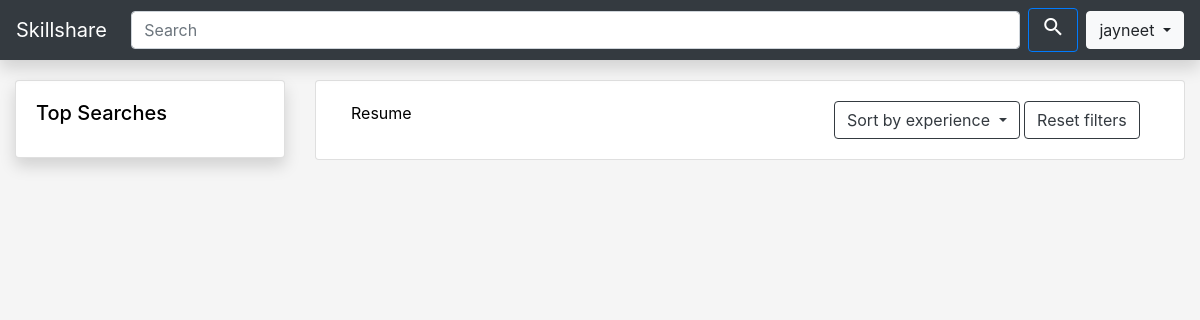
Before: /index.php?key=java (signed in) with the older database file.
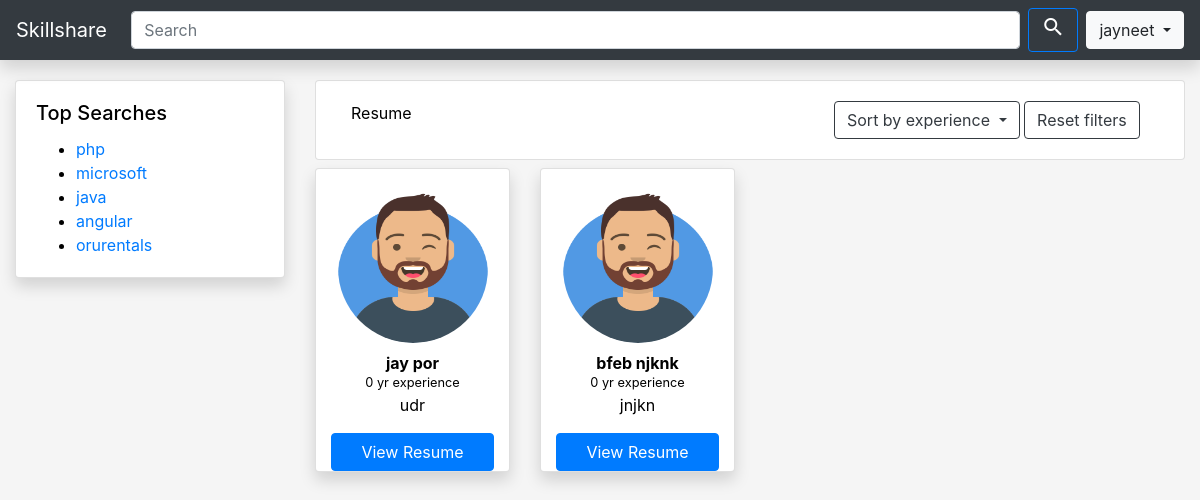
After: the same page with the newer database file.
### tables this page shows
CREATE TABLE `searchs` (
  `key_id` int(10) NOT NULL,
  `key_name` varchar(255) NOT NULL,
  `count` int(255) NOT NULL DEFAULT '0'
);

CREATE TABLE `user` (
  `user_id` int(10) NOT NULL,
  `user_fname` varchar(255) NOT NULL,
  `user_lname` varchar(255) NOT NULL,
  `user_email` varchar(255) NOT NULL,
  `user_phone` varchar(11) NOT NULL,
  `user_password` varchar(25) NOT NULL,
  `user_profileimg` varchar(255) NOT NULL DEFAULT 'avatar.png',
  `user_city` varchar(20) NOT NULL,
  `experience` int(5) NOT NULL DEFAULT '0'
);

### includes/functions.php (the view, shortened to what the changed rows need)
<?php
    function displayusercard($user){
        echo "<div class='col-lg-3'>
        <div class='shadow card mt-2'>
            <div class='container ' style='text-align:center' >
              <br>
              <img class='rounded-circle mb-2' src='assets/profileimages/".$user['user_profileimg']."' class='rounded' alt='Forest' width='150px' height='150px'>
              <p style='margin-bottom:-6px;'><strong>".$user['user_fname']." ".$user['user_lname']."</strong></p>
              <small>".$user['experience']." yr experience</small>
              <p>".$user['user_city']."</p>
              <a style='text-decoration:none' href='profile.php?uid=".$user['user_id']."'><button class='btn btn-block btn-primary'>View Resume</button></a>
            </div>
   </div>
     </div>";
    }
    function searchusers($key,$orderbyexp="none"){
        include "db.php";
            $query="select * from searchs where key_name='$key'";
            $run=mysqli_query($conn,$query);
            if($run){
                if(mysqli_num_rows($run)>0){
                    while($row=mysqli_fetch_array($run)){
                        $count=$row['count'];
                        $id=$row['key_id'];
                        $queryincr="update searchs set count = count+1 where key_id='$id'";
                        mysqli_query($conn,$queryincr);
                    }
                }
            else{
                $query="INSERT INTO `searchs`(`key_name`, `count`) VALUES ('$key','1')";
                mysqli_query($conn,$query);
            }
        }
        $sql = "select DISTINCT user.user_id,user_fname,user_lname,user_profileimg,experience,user_city from user LEFT JOIN skills ON user.user_id = skills.user_id LEFT JOIN work_experience ON user.user_id = work_experience.user_id LEFT JOIN school ON user.user_id = school.user_id LEFT JOIN graduation ON user.user_id = graduation.user_id where user_fname='$key' OR user_lname='$key' OR user_email='$key' OR user_city='$key' OR user_phone='$key' OR skill_name='$key' OR school_name='$key' OR college_name='$key' OR organisation='$key' OR position='$key'";
        $result = mysqli_query($conn,$sql);
        $array=null;
        if ($result) {
            while($row = mysqli_fetch_array($result)) {
                $array[]=$row;
            }
            return $array;
        } else {
            return $array;
        }
    }
    function getTopSearches(){
        include "db.php";
        $sql="select key_name FROM searchs ORDER BY count DESC LIMIT 5";
        $result=mysqli_query($conn,$sql);
        if($result){
            while($row=mysqli_fetch_array($result)){
                $key=$row['key_name'];
                echo "<li><a href='index.php?key=".$key."'>".$key."</a></li>";
            }
        }
    }
?>

### index.php (shortened to what the changed rows need)
<?php
    if(!isset($_SESSION['user_id'])){
        echo "<script>window.open('signin.html','_self')</script>";
    }
    else{
    include "includes/functions.php";
    if($_GET){
        if(isset($_GET['key']) && isset($_GET['orderbyexp'])){
                $key=$_GET['key'];
                $orderbyexp=$_GET['orderbyexp'];
                $users=searchusers($key,$orderbyexp);
        }
        else if (isset($_GET['key']) && !isset($_GET['orderbyexp'])){
                $key=$_GET['key'];
                $users=searchusers($key);
            }
        else if (!isset($_GET['key']) && isset($_GET['orderbyexp'])){
            $orderbyexp=$_GET['orderbyexp'];
            $users=getallusers($orderbyexp);
        }
    }
    else{
        $users=getallusers();
    }
?>
<!doctype html>
<html lang="en">
  <head>
    <link rel="stylesheet" href="https://stackpath.bootstrapcdn.com/bootstrap/4.2.1/css/bootstrap.min.css">
  </head>
  <body>
              <br>
  <div class="row mx-auto">
    <div class="col-lg-3 col-sm-auto col-md-auto">
       <div class="shadow card mt-2">
         <div class="card-body">
           <ul class="card-text"><?php getTopSearches(); ?></ul>
         </div>
       </div>
     </div>
     <div class="col-lg-9 col-sm-auto col-md-auto">
       <div class="row">
            <?php
                if($users){
                    foreach ($users as $user) {
                    displayusercard($user);
                    }
                }
            ?>
       </div>
     </div>
</div>
  </body>
</html>
<?php
}
?>

Changed rows visible on the page:
added searchs: key_name "php"
added searchs: key_name "microsoft"
added searchs: key_name "java"
added searchs: key_name "angular"
added searchs: key_name "orurentals"
added user: user_profileimg (placeholder picture), user_fname "jay", user_lname "por", experience "0", user_city "udr"
added user: user_profileimg (placeholder picture), user_fname "bfeb", user_lname "njknk", experience "0", user_city "jnjkn"
